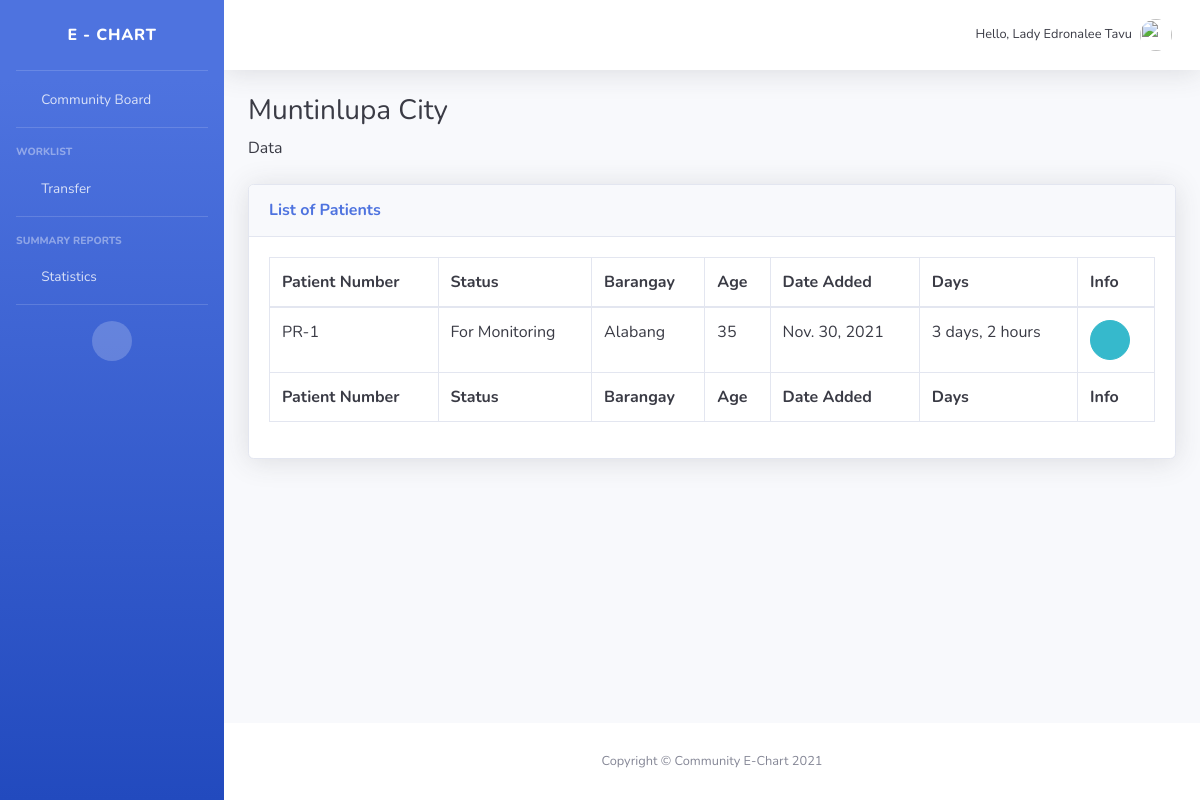
Page /monitor/ (signed in) on the earlier database version.
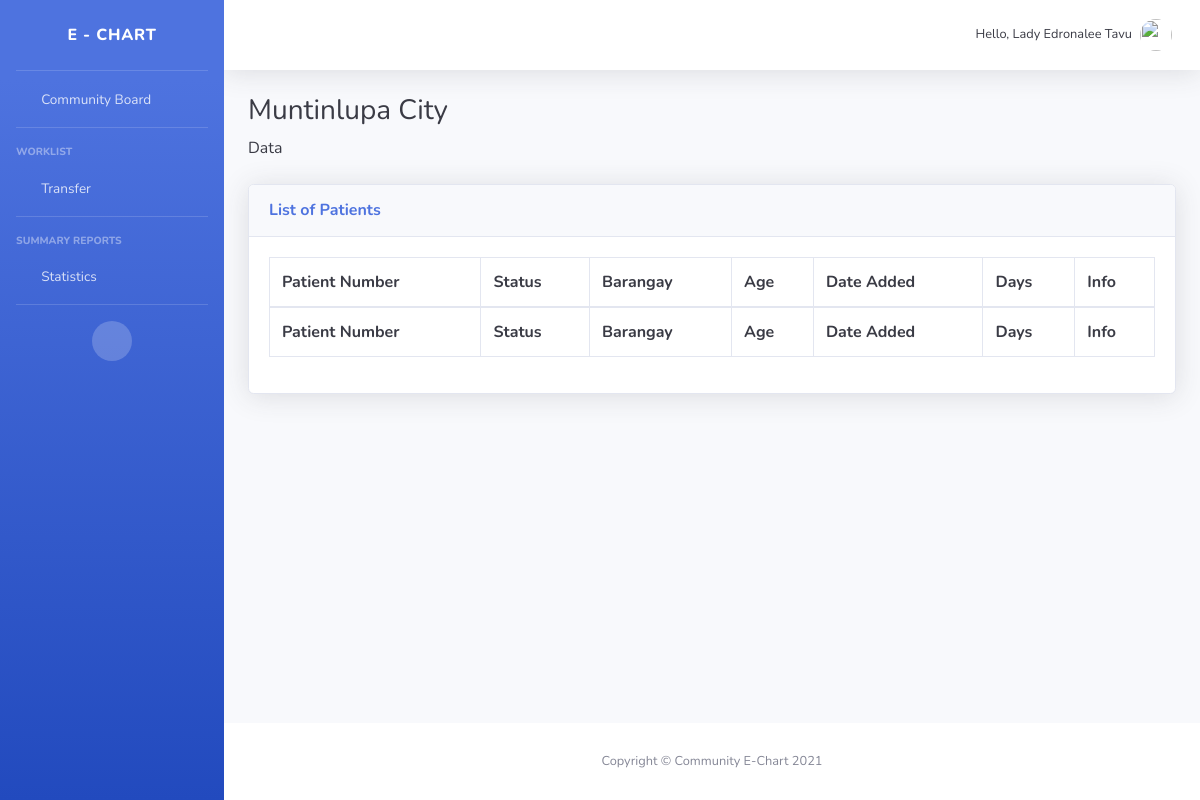
Same page on the later database version.
### chart/models.py (models this page shows, shortened)
class Patient(models.Model):
    GENDER = (
                ('Male', 'Male'),
                ('Female', 'Female'),
    )
    BARANGAY = (
                    ('Alabang', 'Alabang'),
                    ('Ayala-Alabang', 'Ayala-Alabang'),
                    ('Bayanan', 'Bayanan'),
                    ('Buli', 'Buli'),
                    ('Cupang', 'Cupang'),
                    ('Poblacion', 'Poblacion'),
                    ('Putatan', 'Putatan'),
                    ('Sucat', 'Sucat'),
                    ('Tunasan', 'Tunasan'),
    )
    CITY = (
                ('Muntinlupa', 'Muntinlupa'),
    )
    FIRSTDOSE = (
                    ('Yes', 'Yes'),
                    ('No', 'No'),
    )
    SECONDDOSE = (
                    ('Yes', 'Yes'),
                    ('No', 'No'),
    )
    TELEMEDICINE = (
                        ('TelAventusMD', 'TelAventusMD'),
                        ('SeeYouDoc', 'SeeYouDoc'),
                        ('MedCheck', 'MedCheck'),
                        ('TeliMed', 'TeliMed'),
                        ('KonsultaMD', 'KonsultaMD'),
                        ('CloudPx', 'CloudPx'),
                        ('HealthNow', 'HealthNow'),
    )
    ANTIGENRESULT = (
                    ('Positive', 'Positive'),
                    ('Negative', 'Negative'),
    )
    RTPCRRESULT = (
                    ('Positive', 'Positive'),
                    ('Negative', 'Negative'),
    )
    XRAY = (
                    ('Chest Xray', 'Chest Xray'),
                    ('Film Array', 'Film Array'),
    )
    STATUS = (
                    ('For Monitoring', 'For Monitoring'),
                    ('For Referral', 'For Referral'),
                    ('For Transfer', 'For Transfer')
    )
    VACCINE = (
                    ('None', 'None'),
                    ('CoronaVac (Sinovac)', 'CoronaVac (Sinovac)'),
                    ('Gamaleya Sputnik V', 'Gamaleya Sputnik V'),
                    ('Johnson and Johnson\'s Janssen', 'Johnson and Johnson\'s Janssen'),
                    ('Bharat BioTech', 'Bharat BioTech'),
                    ('Moderna', 'Moderna'),
                    ('Sinopharm', 'Sinopharm')
    )
    name = models.CharField(max_length=200, null=True)
    age = models.CharField(max_length=200, null=True)
    gender = models.CharField(max_length=200, null=True, choices=GENDER)
    address = models.CharField(max_length=200, null=True)
    barangay = models.CharField(max_length=200, null=True, choices=BARANGAY)
    city = models.CharField(max_length=200, null=True, choices=CITY)
    numchild = models.CharField(max_length=200, null=True, blank=True)
    namechild = models.CharField(max_length=200, null=True, blank=True)
    contactnumber = models.CharField(max_length=200, null=True)
    email = models.CharField(max_length=200, null=True)
    vaccine = models.CharField(max_length=200, null=True, choices=VACCINE)
    firstdose = models.CharField(max_length=200, null=True, choices=FIRSTDOSE)
    seconddose = models.CharField(max_length=200, null=True, choices=SECONDDOSE)
    fdosedate = models.DateField(null=True, blank=True)
    sdosedate = models.DateField(null=True, blank=True)
    telemedicine = models.CharField(max_length=200, null=True, choices=TELEMEDICINE)
    antigenresult = models.CharField(max_length=200, null=True, choices=ANTIGENRESULT)
    antigendate = models.DateField(null=True)
    antigenfile = models.ImageField(verbose_name= "antigenfile", null = True, blank=True, upload_to = "pic_uploads/")
    rtpcrresult = models.CharField(max_length=200, null=True, choices=RTPCRRESULT)
    rtpcrdate = models.DateField(null=True)
    rtpcrfile = models.ImageField(verbose_name= "rtpcrfile", null = True, blank=True, upload_to = "pic_uploads/")
    xray = models.CharField(max_length=200, null=True, choices=XRAY)
    xraydate = models.DateField(null=True)
    xrayfile = models.ImageField(verbose_name= "xrayfile", null = True, blank=True, upload_to = "pic_uploads/")
    status = models.CharField(max_length=200, null=True, choices=STATUS)
    date_created = models.DateTimeField(auto_now_add=True, null=True)
    bmiheight = models.FloatField(max_length=200, null=True)
    bmiweight = models.FloatField(max_length=200, null=True)
    finalbmi = models.FloatField(max_length=200, null=True)
    QUESTION3 = (
                    ('Yes', 'Yes'),
                    ('No', 'No'),
    )
    QUESTION4 = (
                    ('Yes', 'Yes'),
                    ('No', 'No'),
    )
    startdate = models.DateField(null=True)
    lastdate = models.DateField(null=True)
    question3 = models.CharField(max_length=200, null=True, choices=QUESTION3)
    question4 = models.CharField(max_length=200, null=True, choices=QUESTION4)
    question5 = models.CharField(max_length=200, null=True)
    @property
    def is_recent(self):
        return (self.date_created + timedelta(days=14)) > datetime.today()

### chart/views.py (the view)
# urls.py: path('monitor/', views.monitor, name="monitor"),
@login_required(login_url='login')
def monitor(request):
    patients = Patient.objects.filter(status='For Monitoring')
    return render(request, 'chart/monitor.html', {'patients':patients})

### account/models.py (called while the page is built)
    def getFullName(self):
        return str(self.firstname + " " + self.lastname).title()

    def is_Doctor(self):
        return self.groups.filter(name="Doctors").exists()

    def is_LGU(self):
        return self.groups.filter(name="LGU Employees").exists()

### chart/templates/chart/monitor.html
{% extends 'chart/navbar.html' %}
{% load static %}
{% block content %}
                    <h1 class="h3 mb-2 text-gray-900">Muntinlupa City</h1>
                    <p class="mb-4 text-gray-900">Data</p>
                    <div class="card shadow mb-4">
                        <div class="card-header py-3">
                            <h6 class="m-0 font-weight-bold text-primary">List of Patients</h6>
                        </div>
                        <div class="card-body">
                            <div class="table-responsive">
                                <table class="table table-bordered text-gray-900" id="dataTable" width="100%" cellspacing="0">
                                    <thead>
                                        <tr>
                                            <th>Patient Number</th>
                                            <th>Status</th>
                                            <th>Barangay</th>
                                            <th>Age</th>
                                            <th>Date Added</th>
                                            <th>Days</th>
                                            <th>Info</th>
                                        </tr>
                                    </thead>
                                    <tfoot>
                                        <tr>
                                            <th>Patient Number</th>
                                            <th>Status</th>
                                            <th>Barangay</th>
                                            <th>Age</th>
                                            <th>Date Added</th>
                                            <th>Days</th>
                                            <th>Info</th>
                                        </tr>
                                    </tfoot>
                                    <tbody>
                                        {% for i in patients %}
                                            {% if i.is_recent %}
                                                <tr>
                                                    <td>PR-{{i.id}}</td>
                                                    <td>{{i.status}}</td>
                                                    <td>{{i.barangay}}</td>
                                                    <td>{{i.age}}</td>
                                                    <td>{{i.date_created.date}}</td>
                                                    <td>{{i.date_created|timesince}}</td>
                                                    <td><a href="{% url 'patientinfo' i.id %}" class="btn btn-info btn-circle"><i class="fas fa-info-circle"></i></a></td>
                                                </tr>
                                            {% endif %}
                                        {% endfor %}
                                    </tbody>
                                </table>
                            </div>
                        </div>
                    </div>
{% endblock content %}

Differences in the rows shown:
removed Patient: id "1", status "For Monitoring", barangay "Alabang", age "35", date_created "Nov. 30, 2021", date_created "3 days, 2 hours"
